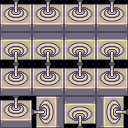

This game map was drawn from its Tiled (.tmx) file and the tilesets committed beside it. A one-line description and the full map source follow:
An orthogonal 4x4 tile map with 32x32 px tiles, 1 tile layer (Tile Layer 1).

<map version="1.5" tiledversion="1.7.2" orientation="orthogonal" renderorder="right-down" width="4" height="4" tilewidth="32" tileheight="32" infinite="0" nextlayerid="2" nextobjectid="1">
 <tileset firstgid="1" name="terrain" tilewidth="32" tileheight="32" tilecount="483" columns="21">
  <image source="terrain.png" width="672" height="736" />
 </tileset>
 <layer id="1" name="Tile Layer 1" width="4" height="4">
  <data encoding="csv">
151,151,151,151,
1073741975,1073741975,1073741975,1073741975,
151,151,151,151,
151,1610612887,3221225623,2684354711
</data>
 </layer>
</map>
